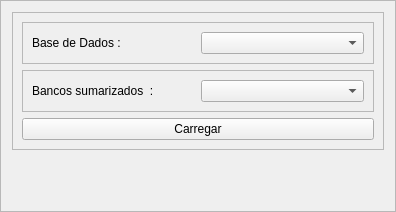
<?xml version="1.0" encoding="UTF-8"?>
<ui version="4.0">
 <class>definirBanco</class>
 <widget class="QFrame" name="definirBanco">
  <property name="geometry">
   <rect>
    <x>0</x>
    <y>0</y>
    <width>396</width>
    <height>212</height>
   </rect>
  </property>
  <property name="windowTitle">
   <string>Menu de Reambulação</string>
  </property>
  <property name="frameShape">
   <enum>QFrame::StyledPanel</enum>
  </property>
  <property name="frameShadow">
   <enum>QFrame::Raised</enum>
  </property>
  <layout class="QVBoxLayout" name="verticalLayout_4">
   <item>
    <widget class="QFrame" name="mainFrame">
     <property name="frameShape">
      <enum>QFrame::StyledPanel</enum>
     </property>
     <property name="frameShadow">
      <enum>QFrame::Raised</enum>
     </property>
     <layout class="QVBoxLayout" name="verticalLayout_3">
      <item>
       <widget class="QFrame" name="frame_2">
        <property name="frameShape">
         <enum>QFrame::StyledPanel</enum>
        </property>
        <property name="frameShadow">
         <enum>QFrame::Raised</enum>
        </property>
        <layout class="QVBoxLayout" name="verticalLayout">
         <item>
          <layout class="QHBoxLayout" name="horizontalLayout">
           <item>
            <widget class="QLabel" name="label">
             <property name="text">
              <string>Base de Dados :</string>
             </property>
            </widget>
           </item>
           <item>
            <widget class="QComboBox" name="conexoesCombo"/>
           </item>
          </layout>
         </item>
        </layout>
       </widget>
      </item>
      <item>
       <widget class="QFrame" name="opcionalFrame">
        <property name="frameShape">
         <enum>QFrame::StyledPanel</enum>
        </property>
        <property name="frameShadow">
         <enum>QFrame::Raised</enum>
        </property>
        <layout class="QVBoxLayout" name="verticalLayout_2">
         <item>
          <layout class="QHBoxLayout" name="horizontalLayout_2">
           <item>
            <widget class="QLabel" name="label_2">
             <property name="text">
              <string>Bancos sumarizados  :</string>
             </property>
            </widget>
           </item>
           <item>
            <widget class="QComboBox" name="sumarizadoCombo"/>
           </item>
          </layout>
         </item>
        </layout>
       </widget>
      </item>
      <item>
       <widget class="QPushButton" name="definirButton">
        <property name="text">
         <string>Carregar</string>
        </property>
       </widget>
      </item>
     </layout>
    </widget>
   </item>
   <item>
    <widget class="QLabel" name="gifLabel">
     <property name="text">
      <string/>
     </property>
    </widget>
   </item>
  </layout>
 </widget>
 <resources/>
 <connections/>
</ui>
